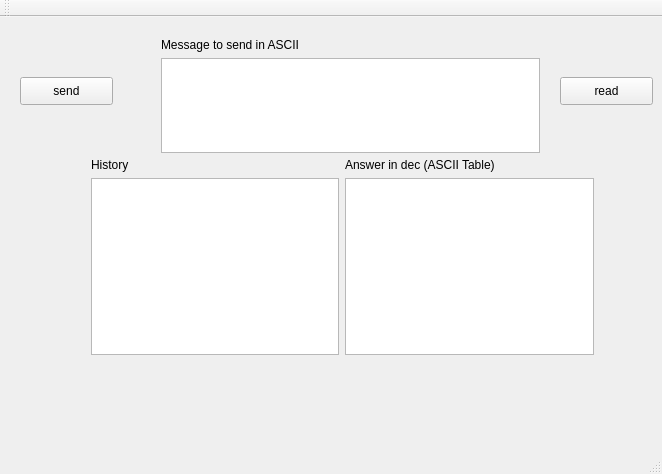
<?xml version="1.0" encoding="UTF-8"?>
<ui version="4.0">
 <class>MainWindow</class>
 <widget class="QMainWindow" name="MainWindow">
  <property name="geometry">
   <rect>
    <x>0</x>
    <y>0</y>
    <width>662</width>
    <height>474</height>
   </rect>
  </property>
  <property name="windowTitle">
   <string>MainWindow</string>
  </property>
  <widget class="QWidget" name="centralWidget">
   <widget class="QPushButton" name="pushButton_send">
    <property name="geometry">
     <rect>
      <x>20</x>
      <y>60</y>
      <width>93</width>
      <height>28</height>
     </rect>
    </property>
    <property name="text">
     <string>send</string>
    </property>
   </widget>
   <widget class="QPushButton" name="pushButton_read">
    <property name="geometry">
     <rect>
      <x>560</x>
      <y>60</y>
      <width>93</width>
      <height>28</height>
     </rect>
    </property>
    <property name="text">
     <string>read</string>
    </property>
   </widget>
   <widget class="QWidget" name="layoutWidget">
    <property name="geometry">
     <rect>
      <x>150</x>
      <y>10</y>
      <width>401</width>
      <height>137</height>
     </rect>
    </property>
    <layout class="QVBoxLayout" name="verticalLayout">
     <item>
      <widget class="QLabel" name="label_3">
       <property name="text">
        <string>Message to send in ASCII </string>
       </property>
      </widget>
     </item>
     <item>
      <widget class="QPlainTextEdit" name="plainTextEdit_Message"/>
     </item>
    </layout>
   </widget>
   <widget class="QWidget" name="layoutWidget">
    <property name="geometry">
     <rect>
      <x>80</x>
      <y>130</y>
      <width>525</width>
      <height>219</height>
     </rect>
    </property>
    <layout class="QHBoxLayout" name="horizontalLayout">
     <item>
      <layout class="QVBoxLayout" name="verticalLayout_2">
       <item>
        <widget class="QLabel" name="label_2">
         <property name="text">
          <string>History</string>
         </property>
        </widget>
       </item>
       <item>
        <widget class="QPlainTextEdit" name="plainTextEdit_History"/>
       </item>
      </layout>
     </item>
     <item>
      <layout class="QVBoxLayout" name="verticalLayout_3">
       <item>
        <widget class="QLabel" name="label">
         <property name="text">
          <string>Answer in dec (ASCII Table)</string>
         </property>
         <property name="buddy">
          <cstring>plainTextEdit_Answer</cstring>
         </property>
        </widget>
       </item>
       <item>
        <widget class="QPlainTextEdit" name="plainTextEdit_Answer"/>
       </item>
      </layout>
     </item>
    </layout>
   </widget>
  </widget>
  <widget class="QMenuBar" name="menuBar">
   <property name="geometry">
    <rect>
     <x>0</x>
     <y>0</y>
     <width>662</width>
     <height>36</height>
    </rect>
   </property>
  </widget>
  <widget class="QToolBar" name="mainToolBar">
   <attribute name="toolBarArea">
    <enum>TopToolBarArea</enum>
   </attribute>
   <attribute name="toolBarBreak">
    <bool>false</bool>
   </attribute>
  </widget>
  <widget class="QStatusBar" name="statusBar"/>
 </widget>
 <layoutdefault spacing="6" margin="11"/>
 <resources/>
 <connections/>
</ui>
